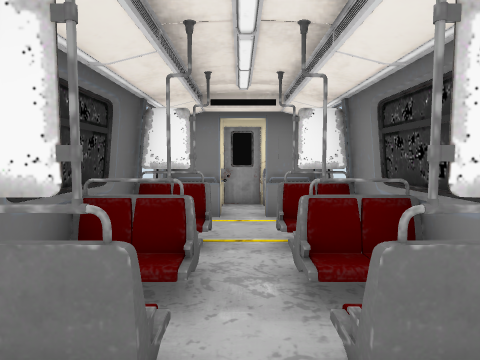
[1] (above)

12 first-person views from a walk through a Unity game level. The camera is 1.4 m above the floor, tilts 4° down and sees 75° across. The floor is counted in squares, 1 m on a side. Each view is taken from the middle of a square. On the plan, view 1 faces up. The plan holds only what a view shows up to about 14 squares ahead; the rest is blank. The place goes on beyond the plan. The player character is not drawn. Door leaves are left out, so doorways stand open. Some surface patterns are stand-ins.

[2]
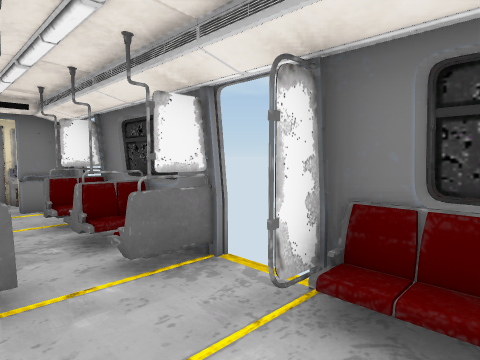

[3]
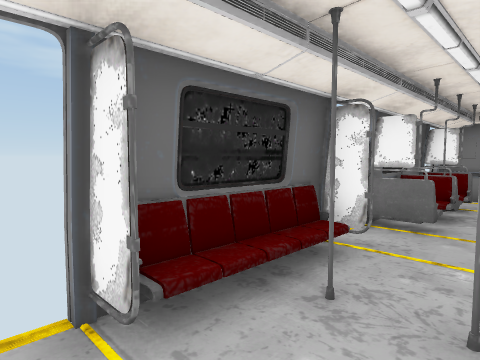

[4]
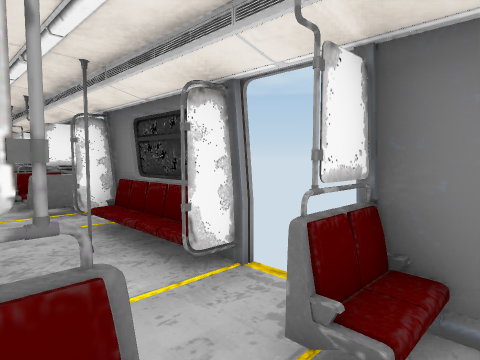

[5]
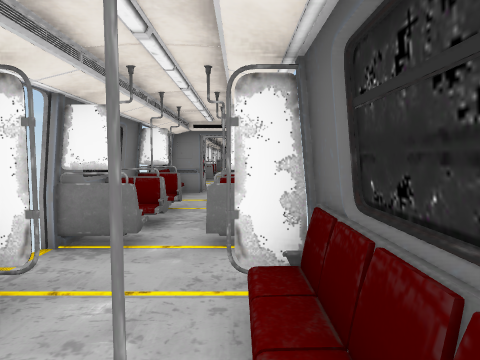

[6]
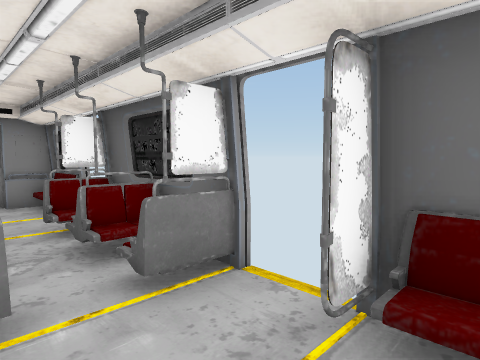

[7]
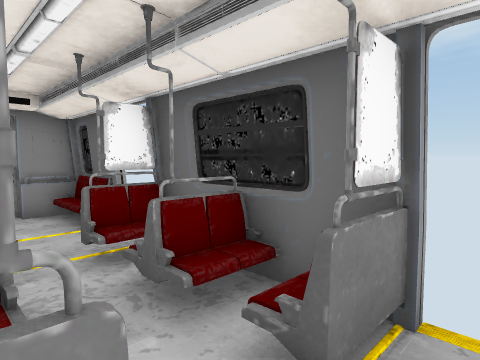

[8]
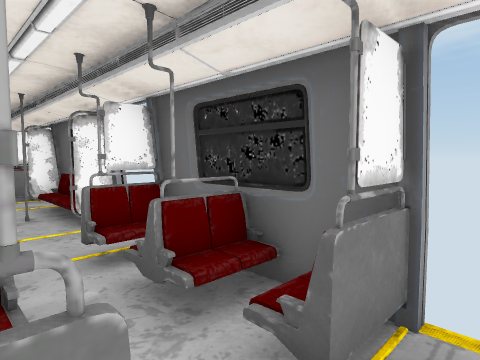

[9]
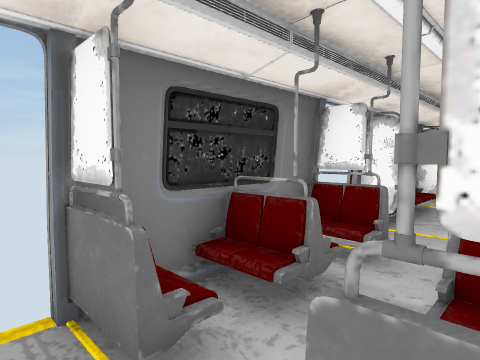

[10]
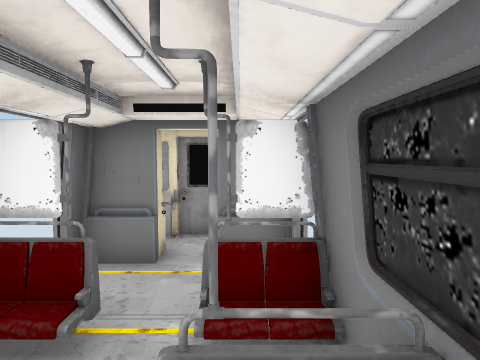

[11]
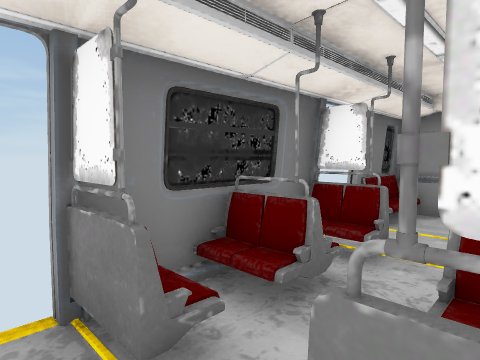

[12]
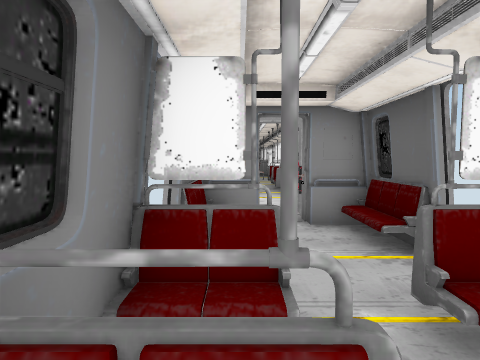

### Floor plan
Key: @ floor where view 1 was taken; # wall or solid block; x gap in a wall; . floor; / step, stairs or slope; D open door; = window, fence, low wall or low ledge; O other object.
Columns run from 2 left of view 1 to 2 right of it. Each row starts with its distance up from view 1.
  8 ##D##
  7 D#.#D
  6 D...D
  5 D#.#D
  4 #...#
  3 ##.=#
  2 #O./#
  1 D#.#D
  0 D#@#D
 -1 #/./#
 -2 #//x#
 -3 #/./#
 -4 D#./D
 -5 D...D
 -6 D#.#D
 -7 #...#
 -8 ##x=#
 -9 ##.O#
-10 D#.#D
-11 D...D
-12 #...#
-13 #...#
-14 ##D##

Where each view was taken, in squares from view 1:
view 1: 0 up, 0 right, facing up
view 2: 2 down, 1 left, facing up-right
view 3: 5 down, 1 right, facing up-left
view 4: 7 down, 1 left, facing up-right
view 5: 1 down, 1 left, facing down
view 6: 3 down, 1 right, facing down-left
view 7: 5 down, 1 right, facing down-left
view 8: 6 up, 1 right, facing down-left
view 9: 6 up, 1 left, facing down-right
view 10: 2 up, 1 right, facing up
view 11: 5 down, 1 left, facing down-right
view 12: 7 down, 1 right, facing down
